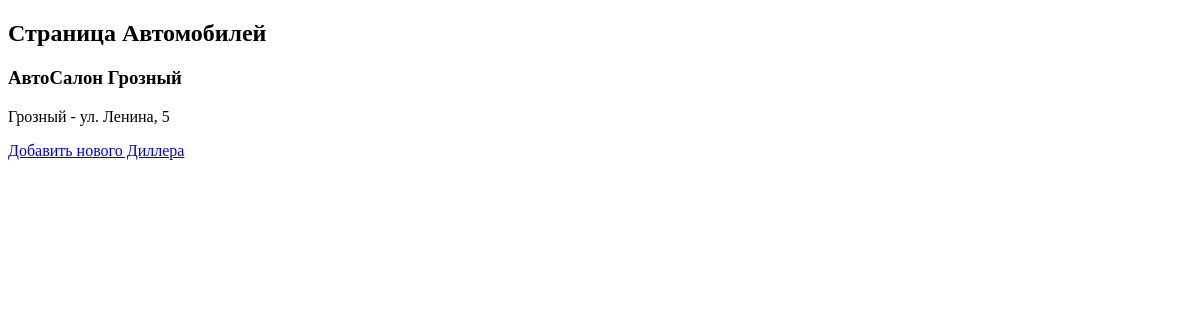
Before: / with the older database file.
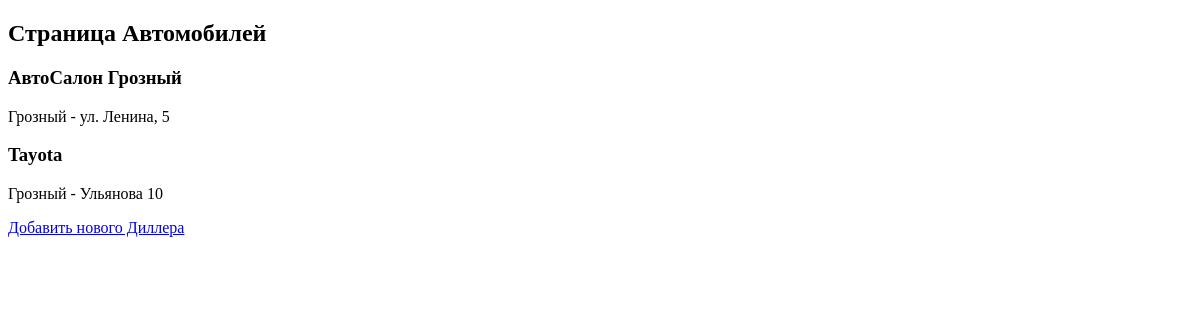
After: the same page with the newer database file.
### table/models.py (models this page shows)
class CarDealer(Base):
    __tablename__ = 'cardealers'
    id = Column(Integer, primary_key=True)
    name = Column(String, nullable=False, unique=True)
    city = Column(String, nullable=False)
    address = Column(String, nullable=False)
    cars = relationship('Car', back_populates='dealer')

### app.py (the view)
@app.route('/')
def main():
    dealers = session.query(CarDealer).all()
    return render_template('index.html', current_user=current_user, dealers=dealers)

### templates/index.html (shortened to what this page needs)
<!DOCTYPE html>
<html lang="en">
<head>
    <link rel="stylesheet" href="{{ url_for('static', filename='index.css') }}">
</head>
<body>
<h2>Страница Автомобилей</h2>
{% for dealer in dealers %}
<div>
    <h3>{{dealer.name}}</h3>
    <p> {{dealer.city}} - {{dealer.address}}</p>
</div>
{% endfor %}
<a href="{{ url_for('cars.add_auto') }}">Добавить нового Диллера</a>
</body>
</html>

Changed rows visible on the page:
added CarDealer: name "Tayota", city "Грозный", address "Ульянова 10"
